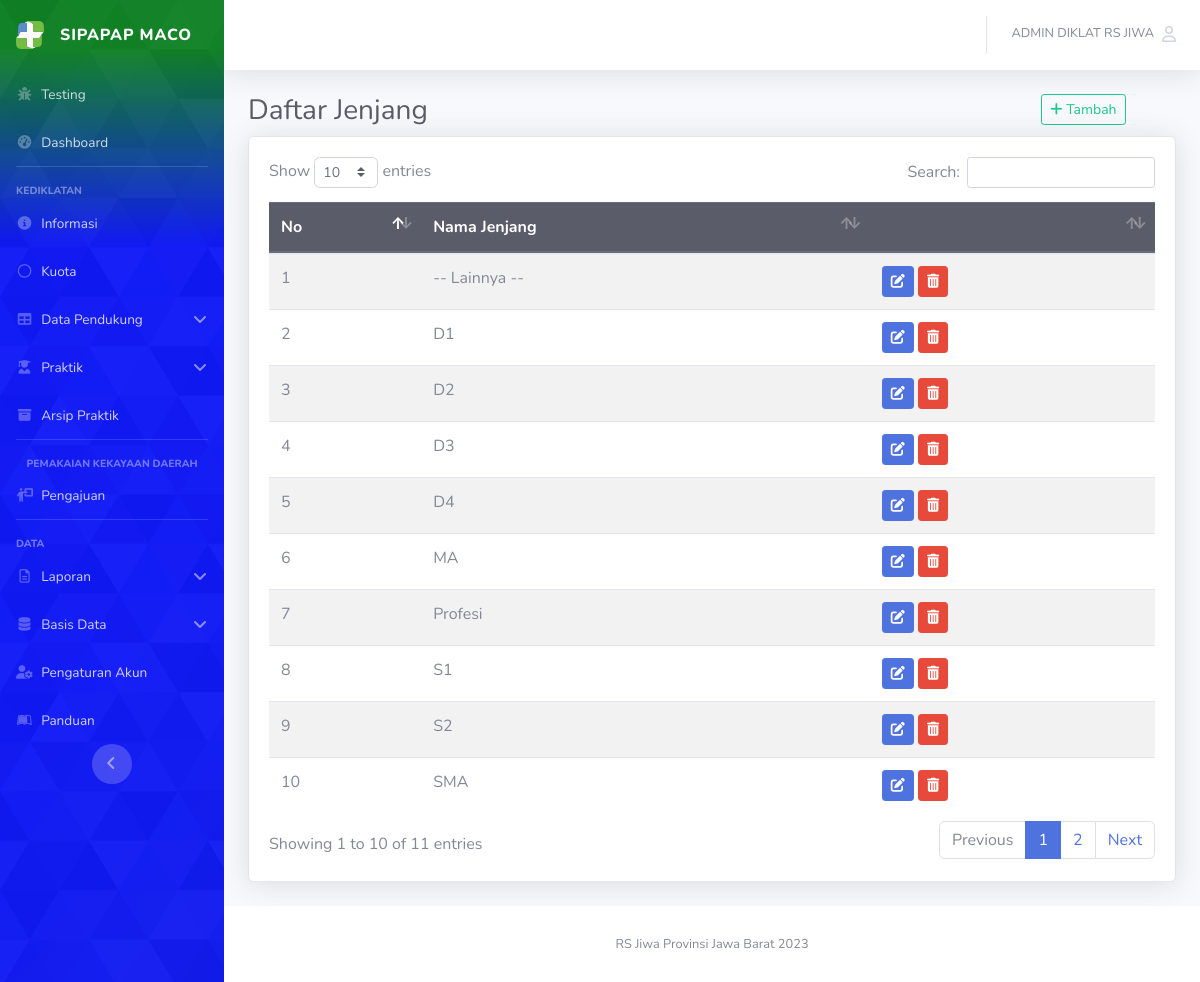
/?jjg (signed in), run on the app's committed database.
### tables this page shows
CREATE TABLE `tb_jenjang_pdd` (
  `id_jenjang_pdd` int(11) NOT NULL,
  `nama_jenjang_pdd` text NOT NULL
);

### _admin/view/v_jenjang.php (the view, shortened to what this page needs)
<div class="container-fluid">
    <div class="row">
        <div class="col-lg-10">
            <h1 class="h3 mb-2 text-gray-800">Daftar Jenjang</h1>
        </div>
        <div class="col-lg-2">
            <a class='btn btn-outline-success btn-sm' href='#' data-toggle='modal' data-target='#jjg_i_m'>
                <i class="fas fa-plus"></i> Tambah
            </a>
        </div>
    </div>
    <div class="card shadow mb-4">
        <div class="card-body">
            <div class="table-responsive">
                <?php
                $sql_jenjang_pdd = "SELECT * FROM tb_jenjang_pdd order by nama_jenjang_pdd ASC";
                $q_jenjang_pdd = $conn->query($sql_jenjang_pdd);
                $r_jenjang_pdd = $q_jenjang_pdd->rowCount();
                if ($r_jenjang_pdd > 0) {
                ?>
                    <table class='table table-striped' id="dataTable">
                        <thead class="thead-dark">
                            <tr>
                                <th scope='col'>No</th>
                                <th>Nama Jenjang</th>
                                <th></th>
                            </tr>
                        </thead>
                        <tbody>
                            <?php
                            $no = 1;
                            while ($d_jenjang_pdd = $q_jenjang_pdd->fetch(PDO::FETCH_ASSOC)) {
                            ?>
                                <tr>
                                    <td><?= $no; ?></td>
                                    <td><?= $d_jenjang_pdd['nama_jenjang_pdd']; ?></td>
                                    <td>
                                        <a title="Ubah" class='btn btn-primary btn-sm' href='#' data-toggle='modal' data-target='<?= "#jjg_u_m" . $d_jenjang_pdd['id_jenjang_pdd']; ?>'>
                                            <i class="fas fa-edit"></i>
                                        </a>
                                        <a title="Hapus" class='btn btn-danger btn-sm' href='#' data-toggle='modal' data-target='<?= "#jjg_d_m" . $d_jenjang_pdd['id_jenjang_pdd']; ?>'>
                                            <i class="fas fa-trash-alt"></i>
                                        </a>
                                    </td>
                                    <?php $no++; ?>
                                </tr>
                            <?php
                            }
                            ?>
                        </tbody>
                    </table>
            </div>
        <?php
                } else {
        ?>
            <h3 class="text-center text-justify"> Data Jenjang Tidak Ada</h3>
        <?php
                }
        ?>
        </div>
    </div>
</div>

### _add-ons/cssCustom.css (style rules this page uses)
.bg-sipapapmaco-abstrack1 { background-color: #5B8BCC; background-attachment: fixed; background-size: cover; }
#dataTable { width:100% !important; }
table { width: 100% !important; }

### data on the page
tb_jenjang_pdd: nama_jenjang_pdd "-- Lainnya --"
tb_jenjang_pdd: nama_jenjang_pdd "D1"
tb_jenjang_pdd: nama_jenjang_pdd "D2"
tb_jenjang_pdd: nama_jenjang_pdd "D3"
tb_jenjang_pdd: nama_jenjang_pdd "D4"
tb_jenjang_pdd: nama_jenjang_pdd "MA"
tb_jenjang_pdd: nama_jenjang_pdd "Profesi"
tb_jenjang_pdd: nama_jenjang_pdd "S1"
tb_jenjang_pdd: nama_jenjang_pdd "S2"
tb_jenjang_pdd: nama_jenjang_pdd "SMA"

### other printed values
$_SESSION['nama_user'] "ADMIN DIKLAT RS JIWA"
